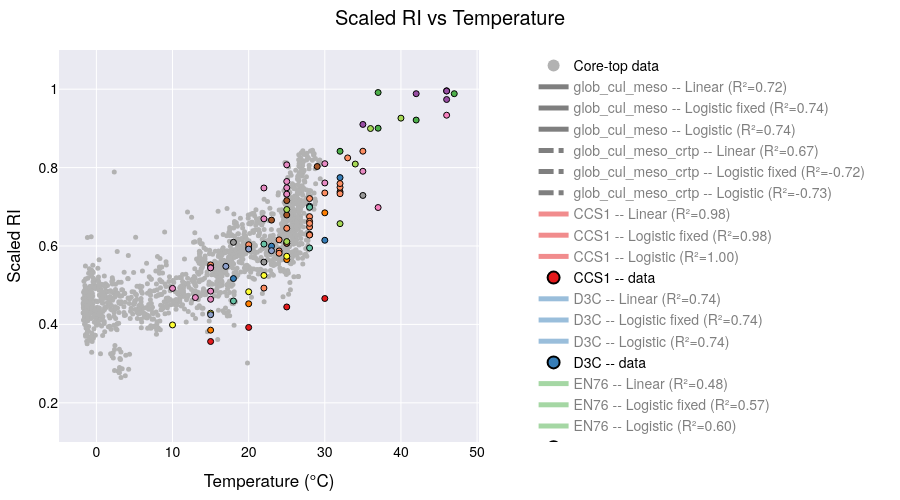

This figure's notebook cell:
### Code cell
# ─── prepare sample points ────────────────────────────────────────────────────
xx = np.linspace(-4, 50, 200)

# ─── filter & group your data ──────────────────────────────────────────────────
plot_data = culture_meso_df[culture_meso_df['Temperature'] < 50]
min_count = 2
groups = [g for g, df in plot_data.groupby('Strains_edited') if len(df) >= min_count]

# ─── build the figure with one trace per strain per model ─────────────────────
fig = go.Figure()

fig.add_trace(go.Scatter(
    x=coretop_df['t_sf2tc_avg'],
    y=coretop_df['scaledRI_median'],
    mode='markers',
    marker=dict(color='rgba(178,178,178,1.000)', size=5),
    name='Core-top data',
    showlegend=True   # you can allow toggling it via legend if you like
))
core_idx = 0  # index of this core-top trace

# ─── add global fits ────────────────────────────────────────────────
X_all = plot_data['Temperature'].values.reshape(-1,1)
y_all = plot_data['scaledRI'].values

# -- Linear fit --
ols_all = LinearRegression().fit(X_all, y_all)
y_lin_all = ols_all.predict(xx.reshape(-1,1))


# -- Logistic fixed upper --
p0f = [25, 0.1, 0.1]
bf = (0, [50,1,1])
popt_f_all, _ = curve_fit(logistic_fixed_upper, plot_data['Temperature'], plot_data['scaledRI'], p0=p0f, bounds=bf)
y_logif_all = logistic_fixed_upper(xx, *popt_f_all)
r2_logif_all = 1 - np.var(plot_data['scaledRI'] - logistic_fixed_upper(plot_data['Temperature'], *popt_f_all)) / np.var(plot_data['scaledRI'])

# -- Full logistic --
p0_all = [25,0.1,0.1,0.1]
bnd_all = (0, [50,1,1,1])
popt_all, _ = curve_fit(logistic, plot_data['Temperature'], plot_data['scaledRI'], p0=p0_all, bounds=bnd_all)
y_logi_all = logistic(xx, *popt_all)
r2_logi_all = 1 - np.var(plot_data['scaledRI'] - logistic(plot_data['Temperature'], *popt_all)) / np.var(plot_data['scaledRI'])

## add global fits to figure
for model, y, r2 in [
    ("Linear", y_lin_all, ols_all.score(X_all, y_all)),
    ("Logistic fixed", y_logif_all, r2_logif_all),
    ("Logistic", y_logi_all, r2_logi_all)
]:
    fig.add_trace(go.Scatter(
        x=xx, y=y,
        mode='lines',
        name=f"glob_cul_meso -- {model} (R²={r2:.2f})",
        visible=True
    ))

### add X_all and y_all with coretop data and fit the glob_cul_meso_crtp
X_all_full = np.concatenate((coretop_df['t_sf2tc_avg'].values.reshape(-1,1), plot_data['Temperature'].values.reshape(-1,1)))
y_all_full = np.concatenate((coretop_df['scaledRI_median'].values, plot_data['scaledRI'].values))

# -- Linear fit --
ols_all_full = LinearRegression().fit(X_all_full, y_all_full)
y_lin_all_full = ols_all_full.predict(xx.reshape(-1,1))
# -- Logistic fixed upper --
p0f_full = [25, 0.1, 0.1]
bf_full = (0, [50,1,1])
popt_f_all_full, _ = curve_fit(logistic_fixed_upper, np.squeeze(X_all_full), y_all_full, p0=p0f_full, bounds=bf_full)
y_logif_all_full = logistic_fixed_upper(xx, *popt_f_all_full)
r2_logif_all_full = 1 - np.var(y_all_full - logistic_fixed_upper(X_all_full, *popt_f_all_full)) / np.var(y_all_full)
# -- Full logistic --
p0_all_full = [25,0.1,0.1,0.1]
bnd_all_full = (0, [50,1,1,1])
popt_all_full, _ = curve_fit(logistic, np.squeeze(X_all_full), y_all_full, p0=p0_all_full, bounds=bnd_all_full)
y_logi_all_full = logistic(xx, *popt_all_full)
r2_logi_all_full = 1 - np.var(y_all_full - logistic(X_all_full, *popt_all_full)) / np.var(y_all_full)
## add global fits to figure
for model, y, r2 in [
    ("Linear", y_lin_all_full, ols_all_full.score(X_all_full, y_all_full)),
    ("Logistic fixed", y_logif_all_full, r2_logif_all_full),
    ("Logistic", y_logi_all_full, r2_logi_all_full)
]:
    fig.add_trace(go.Scatter(
        x=xx, y=y,
        mode='lines',
        name=f"glob_cul_meso_crtp -- {model} (R²={r2:.2f})",
        visible=True
    ))
    
# ─── add all your strain traces ───────────────────────────
for strain in groups:
    df = plot_data[plot_data['Strains_edited'] == strain]
    X = df['Temperature'].values.reshape(-1,1)
    y = df['scaledRI'].values
    
    # -- Linear fit --
    ols = LinearRegression().fit(X, y)
    y_lin = ols.predict(xx.reshape(-1,1))
    fig.add_trace(go.Scatter(
        x=xx, y=y_lin, 
        mode='lines',
        name=f"{strain} -- Linear (R²={ols.score(X,y):.2f})",
        visible=(strain == groups[0])  # only first strain visible initially
    ))
    
    # -- Logistic fixed upper --
    p0f = [25, 0.1, 0.1]
    bf = (0, [50,1,1])
    popt_f, _ = curve_fit(logistic_fixed_upper, df['Temperature'], df['scaledRI'], p0=p0f, bounds=bf)
    y_logf = logistic_fixed_upper(xx, *popt_f)
    r2_f = 1 - np.var(df['scaledRI'] - logistic_fixed_upper(df['Temperature'], *popt_f)) / np.var(df['scaledRI'])
    fig.add_trace(go.Scatter(
        x=xx, y=y_logf,
        mode='lines',
        name=f"{strain} -- Logistic fixed (R²={r2_f:.2f})",
        visible=False
    ))
    
    # -- Full logistic --
    p0 = [25,0.1,0.1,0.1]
    bnd = (0, [50,1,1,1])
    popt, _ = curve_fit(logistic, df['Temperature'], df['scaledRI'], p0=p0, bounds=bnd)
    y_log = logistic(xx, *popt)
    r2 = 1 - np.var(df['scaledRI'] - logistic(df['Temperature'], *popt)) / np.var(df['scaledRI'])
    fig.add_trace(go.Scatter(
        x=xx, y=y_log,
        mode='lines',
        name=f"{strain} -- Logistic (R²={r2:.2f})",
        visible=False
    ))
    
    # -- Always-on scatter of raw data --
    fig.add_trace(go.Scatter(
        x=df['Temperature'], y=df['scaledRI'],
        mode='markers',
        marker=dict(size=6, line=dict(width=1, color='black')),
        name=f"{strain} -- data",
        visible=True
    ))
# build a mapping strain → color
palette1 = px.colors.qualitative.Set1
palette2 = px.colors.qualitative.Set2

# make one long list
all_colors = palette1 + palette2

# then map strains in order
strain_colors = {
    strain: all_colors[i % len(all_colors)]
    for i, strain in enumerate(groups)
}

# now loop through all traces
for trace in fig.data:
    # The “cultures + mesocosm only” global fit
    if trace.name.startswith("glob_cul_meso --"):
        trace.update(line=dict(
            color="black",   # pick any CSS name or hex code
            dash="solid",        # “solid”, “dash”, “dot”, “dashdot”, etc
            width=4              # thicker line
        ))

    # The “cultures + mesocosm + coretop” global fit
    elif trace.name.startswith("glob_cul_meso_crtp --"):
        trace.update(line=dict(
            color="black",
            dash="dashdot",
            width=3
        ))
        
    # skip the core-top (and any other truly global or background traces)
    elif trace.name == "Core-top data":
        continue

    # split off the strain name (everything before the “ – ”)
    strain = trace.name.split(" -- ")[0]

    # pick a color: if it’s one of our strains, use its palette color;
    # otherwise (e.g. “Global”) fall back to black or whatever you like
    col = strain_colors.get(strain, "black")

    # apply to both marker & line
    trace.update(
        marker=dict(color=col),
        line=dict(color=col)
    )



# Hide all line traces (fits) by default, leave markers visible
for trace in fig.data:
    if "lines" in trace.mode:
        trace.visible = "legendonly"
    else:
        trace.visible = True

# # Make “raw data” the initial visibility state:
# for tr in fig.data:
#     if tr.name == "Core-top data" or tr.name.endswith("-- data"):
#         tr.visible = True
#     else:
#         tr.visible = False
        


# reposition the model‐dropdown as a vertical nav bar on the left
fig.update_layout(

    autosize=False,     # turn off responsive “fill the container”
    width=900,          # fixed pixel width
    height=500,         # fixed pixel height
    margin=dict(l=40, r=40, t=50, b=40),

    title="Scaled RI vs Temperature",
    xaxis_title="Temperature (°C)",
    yaxis_title="Scaled RI",
    
    yaxis=dict(
        range=[0.1, 1.1],
        autorange=False    # turn off auto‐scaling
    ),

    # put the legend also on the left, so users can click each strain on/off
    legend=dict(
        traceorder="normal",
        orientation="v",
        x=1.13,      # just inside the left margin
        y=0.5,
        xanchor="left",
        yanchor="middle",
        itemsizing="constant"
    ),
    template='seaborn',
    font=dict(
        family="TeX Gyre Heros",
        size=14,
        color="black"
    ),
    
)

# lock X/Y so the units match (remove if you don’t want a 1:1 scale)
fig.update_xaxes(constrain='domain')            # keep the X‐axis from expanding

# set a default
# fig.update_layout(template="plotly_white")

fig.show()

# in your Python script / notebook:
fig.write_html(
  os.path.join(local_github_path, 'html_figures', 'scaledRI_vs_Temperature.html'),
  include_plotlyjs="cdn",   # pull Plotly.js from the CDN
  full_html=False           # only the <div>+<script>—no <html>/<body> wrapper
)

### Figure 1 — Plotly figure (JSON) as saved in the notebook; plotly's stock layout.template omitted (floating-point values rounded to 4 significant figures; data arrays with more than 128 entries replaced by an {"elided": "..."} marker saying what was removed)
{"data": [{"marker": {"color": "rgba(178,178,178,1.000)", "size": 5}, "mode": "markers", "name": "Core-top data", "showlegend": true, "type": "scatter", "visible": true, "x": {"elided": "1465 float values"}, "y": {"elided": "1465 float values"}}, {"line": {"color": "black", "dash": "solid", "width": 4}, "marker": {"color": "black"}, "mode": "lines", "name": "glob_cul_meso -- Linear (R²=0.72)", "type": "scatter", "visible": "legendonly", "x": {"elided": "200 float values"}, "y": {"elided": "200 float values"}}, {"line": {"color": "black", "dash": "solid", "width": 4}, "marker": {"color": "black"}, "mode": "lines", "name": "glob_cul_meso -- Logistic fixed (R²=0.74)", "type": "scatter", "visible": "legendonly", "x": {"elided": "200 float values"}, "y": {"elided": "200 float values"}}, {"line": {"color": "black", "dash": "solid", "width": 4}, "marker": {"color": "black"}, "mode": "lines", "name": "glob_cul_meso -- Logistic (R²=0.74)", "type": "scatter", "visible": "legendonly", "x": {"elided": "200 float values"}, "y": {"elided": "200 float values"}}, {"line": {"color": "black", "dash": "dashdot", "width": 3}, "marker": {"color": "black"}, "mode": "lines", "name": "glob_cul_meso_crtp -- Linear (R²=0.67)", "type": "scatter", "visible": "legendonly", "x": {"elided": "200 float values"}, "y": {"elided": "200 float values"}}, {"line": {"color": "black", "dash": "dashdot", "width": 3}, "marker": {"color": "black"}, "mode": "lines", "name": "glob_cul_meso_crtp -- Logistic fixed (R²=-0.72)", "type": "scatter", "visible": "legendonly", "x": {"elided": "200 float values"}, "y": {"elided": "200 float values"}}, {"line": {"color": "black", "dash": "dashdot", "width": 3}, "marker": {"color": "black"}, "mode": "lines", "name": "glob_cul_meso_crtp -- Logistic (R²=-0.73)", "type": "scatter", "visible": "legendonly", "x": {"elided": "200 float values"}, "y": {"elided": "200 float values"}}, {"line": {"color": "rgb(228,26,28)"}, "marker": {"color": "rgb(228,26,28)"}, "mode": "lines", "name": "CCS1 -- Linear (R²=0.98)", "type": "scatter", "visible": "legendonly", "x": {"elided": "200 float values"}, "y": {"elided": "200 float values"}}, {"line": {"color": "rgb(228,26,28)"}, "marker": {"color": "rgb(228,26,28)"}, "mode": "lines", "name": "CCS1 -- Logistic fixed (R²=0.98)", "type": "scatter", "visible": "legendonly", "x": {"elided": "200 float values"}, "y": {"elided": "200 float values"}}, {"line": {"color": "rgb(228,26,28)"}, "marker": {"color": "rgb(228,26,28)"}, "mode": "lines", "name": "CCS1 -- Logistic (R²=1.00)", "type": "scatter", "visible": "legendonly", "x": {"elided": "200 float values"}, "y": {"elided": "200 float values"}}, {"line": {"color": "rgb(228,26,28)"}, "marker": {"color": "rgb(228,26,28)", "line": {"color": "black", "width": 1}, "size": 6}, "mode": "markers", "name": "CCS1 -- data", "type": "scatter", "visible": true, "x": [15, 20, 25, 30], "y": [0.3564, 0.3923, 0.4445, 0.4661]}, {"line": {"color": "rgb(55,126,184)"}, "marker": {"color": "rgb(55,126,184)"}, "mode": "lines", "name": "D3C -- Linear (R²=0.74)", "type": "scatter", "visible": "legendonly", "x": {"elided": "200 float values"}, "y": {"elided": "200 float values"}}, {"line": {"color": "rgb(55,126,184)"}, "marker": {"color": "rgb(55,126,184)"}, "mode": "lines", "name": "D3C -- Logistic fixed (R²=0.74)", "type": "scatter", "visible": "legendonly", "x": {"elided": "200 float values"}, "y": {"elided": "200 float values"}}, {"line": {"color": "rgb(55,126,184)"}, "marker": {"color": "rgb(55,126,184)"}, "mode": "lines", "name": "D3C -- Logistic (R²=0.74)", "type": "scatter", "visible": "legendonly", "x": {"elided": "200 float values"}, "y": {"elided": "200 float values"}}, {"line": {"color": "rgb(55,126,184)"}, "marker": {"color": "rgb(55,126,184)", "line": {"color": "black", "width": 1}, "size": 6}, "mode": "markers", "name": "D3C -- data", "type": "scatter", "visible": true, "x": [30, 18, 23, 28, 32], "y": [0.6146, 0.517, 0.5995, 0.7015, 0.7745]}, {"line": {"color": "rgb(77,175,74)"}, "marker": {"color": "rgb(77,175,74)"}, "mode": "lines", "name": "EN76 -- Linear (R²=0.48)", "type": "scatter", "visible": "legendonly", "x": {"elided": "200 float values"}, "y": {"elided": "200 float values"}}, {"line": {"color": "rgb(77,175,74)"}, "marker": {"color": "rgb(77,175,74)"}, "mode": "lines", "name": "EN76 -- Logistic fixed (R²=0.57)", "type": "scatter", "visible": "legendonly", "x": {"elided": "200 float values"}, "y": {"elided": "200 float values"}}, {"line": {"color": "rgb(77,175,74)"}, "marker": {"color": "rgb(77,175,74)"}, "mode": "lines", "name": "EN76 -- Logistic (R²=0.60)", "type": "scatter", "visible": "legendonly", "x": {"elided": "200 float values"}, "y": {"elided": "200 float values"}}, {"line": {"color": "rgb(77,175,74)"}, "marker": {"color": "rgb(77,175,74)", "line": {"color": "black", "width": 1}, "size": 6}, "mode": "markers", "name": "EN76 -- data", "type": "scatter", "visible": true, "x": [37, 32, 37, 42, 47], "y": [0.9915, 0.8416, 0.9005, 0.9212, 0.9886]}, {"line": {"color": "rgb(152,78,163)"}, "marker": {"color": "rgb(152,78,163)"}, "mode": "lines", "name": "Ga9.2 -- Linear (R²=0.81)", "type": "scatter", "visible": "legendonly", "x": {"elided": "200 float values"}, "y": {"elided": "200 float values"}}, {"line": {"color": "rgb(152,78,163)"}, "marker": {"color": "rgb(152,78,163)"}, "mode": "lines", "name": "Ga9.2 -- Logistic fixed (R²=0.92)", "type": "scatter", "visible": "legendonly", "x": {"elided": "200 float values"}, "y": {"elided": "200 float values"}}, {"line": {"color": "rgb(152,78,163)"}, "marker": {"color": "rgb(152,78,163)"}, "mode": "lines", "name": "Ga9.2 -- Logistic (R²=0.94)", "type": "scatter", "visible": "legendonly", "x": {"elided": "200 float values"}, "y": {"elided": "200 float values"}}, {"line": {"color": "rgb(152,78,163)"}, "marker": {"color": "rgb(152,78,163)", "line": {"color": "black", "width": 1}, "size": 6}, "mode": "markers", "name": "Ga9.2 -- data", "type": "scatter", "visible": true, "x": [35, 46, 46, 42, 46], "y": [0.9102, 0.9737, 0.996, 0.9885, 0.9952]}, {"line": {"color": "rgb(255,127,0)"}, "marker": {"color": "rgb(255,127,0)"}, "mode": "lines", "name": "HCA1 -- Linear (R²=0.99)", "type": "scatter", "visible": "legendonly", "x": {"elided": "200 float values"}, "y": {"elided": "200 float values"}}, {"line": {"color": "rgb(255,127,0)"}, "marker": {"color": "rgb(255,127,0)"}, "mode": "lines", "name": "HCA1 -- Logistic fixed (R²=1.00)", "type": "scatter", "visible": "legendonly", "x": {"elided": "200 float values"}, "y": {"elided": "200 float values"}}, {"line": {"color": "rgb(255,127,0)"}, "marker": {"color": "rgb(255,127,0)"}, "mode": "lines", "name": "HCA1 -- Logistic (R²=1.00)", "type": "scatter", "visible": "legendonly", "x": {"elided": "200 float values"}, "y": {"elided": "200 float values"}}, {"line": {"color": "rgb(255,127,0)"}, "marker": {"color": "rgb(255,127,0)", "line": {"color": "black", "width": 1}, "size": 6}, "mode": "markers", "name": "HCA1 -- data", "type": "scatter", "visible": true, "x": [15, 20, 25, 30], "y": [0.3853, 0.4526, 0.5653, 0.6846]}, {"line": {"color": "rgb(255,255,51)"}, "marker": {"color": "rgb(255,255,51)"}, "mode": "lines", "name": "HCE1 -- Linear (R²=0.95)", "type": "scatter", "visible": "legendonly", "x": {"elided": "200 float values"}, "y": {"elided": "200 float values"}}, {"line": {"color": "rgb(255,255,51)"}, "marker": {"color": "rgb(255,255,51)"}, "mode": "lines", "name": "HCE1 -- Logistic fixed (R²=1.00)", "type": "scatter", "visible": "legendonly", "x": {"elided": "200 float values"}, "y": {"elided": "200 float values"}}, {"line": {"color": "rgb(255,255,51)"}, "marker": {"color": "rgb(255,255,51)"}, "mode": "lines", "name": "HCE1 -- Logistic (R²=1.00)", "type": "scatter", "visible": "legendonly", "x": {"elided": "200 float values"}, "y": {"elided": "200 float values"}}, {"line": {"color": "rgb(255,255,51)"}, "marker": {"color": "rgb(255,255,51)", "line": {"color": "black", "width": 1}, "size": 6}, "mode": "markers", "name": "HCE1 -- data", "type": "scatter", "visible": true, "x": [10, 15, 20, 22, 25], "y": [0.3986, 0.4287, 0.4833, 0.5249, 0.5738]}, {"line": {"color": "rgb(166,86,40)"}, "marker": {"color": "rgb(166,86,40)"}, "mode": "lines", "name": "MY1T -- Linear (R²=0.59)", "type": "scatter", "visible": "legendonly", "x": {"elided": "200 float values"}, "y": {"elided": "200 float values"}}, {"line": {"color": "rgb(166,86,40)"}, "marker": {"color": "rgb(166,86,40)"}, "mode": "lines", "name": "MY1T -- Logistic fixed (R²=0.61)", "type": "scatter", "visible": "legendonly", "x": {"elided": "200 float values"}, "y": {"elided": "200 float values"}}, {"line": {"color": "rgb(166,86,40)"}, "marker": {"color": "rgb(166,86,40)"}, "mode": "lines", "name": "MY1T -- Logistic (R²=0.67)", "type": "scatter", "visible": "legendonly", "x": {"elided": "200 float values"}, "y": {"elided": "200 float values"}}, {"line": {"color": "rgb(166,86,40)"}, "marker": {"color": "rgb(166,86,40)", "line": {"color": "black", "width": 1}, "size": 6}, "mode": "markers", "name": "MY1T -- data", "type": "scatter", "visible": true, "x": [25, 25, 20, 23, 25, 29, 32], "y": [0.6068, 0.6791, 0.5948, 0.6661, 0.7158, 0.8028, 0.7381]}, {"line": {"color": "rgb(247,129,191)"}, "marker": {"color": "rgb(247,129,191)"}, "mode": "lines", "name": "N4 -- Linear (R²=1.00)", "type": "scatter", "visible": "legendonly", "x": {"elided": "200 float values"}, "y": {"elided": "200 float values"}}, {"line": {"color": "rgb(247,129,191)"}, "marker": {"color": "rgb(247,129,191)"}, "mode": "lines", "name": "N4 -- Logistic fixed (R²=1.00)", "type": "scatter", "visible": "legendonly", "x": {"elided": "200 float values"}, "y": {"elided": "200 float values"}}, {"line": {"color": "rgb(247,129,191)"}, "marker": {"color": "rgb(247,129,191)"}, "mode": "lines", "name": "N4 -- Logistic (R²=1.00)", "type": "scatter", "visible": "legendonly", "x": {"elided": "200 float values"}, "y": {"elided": "200 float values"}}, {"line": {"color": "rgb(247,129,191)"}, "marker": {"color": "rgb(247,129,191)", "line": {"color": "black", "width": 1}, "size": 6}, "mode": "markers", "name": "N4 -- data", "type": "scatter", "visible": true, "x": [37, 46], "y": [0.6981, 0.9337]}, {"line": {"color": "rgb(153,153,153)"}, "marker": {"color": "rgb(153,153,153)"}, "mode": "lines", "name": "NAOA2 -- Linear (R²=0.69)", "type": "scatter", "visible": "legendonly", "x": {"elided": "200 float values"}, "y": {"elided": "200 float values"}}, {"line": {"color": "rgb(153,153,153)"}, "marker": {"color": "rgb(153,153,153)"}, "mode": "lines", "name": "NAOA2 -- Logistic fixed (R²=0.88)", "type": "scatter", "visible": "legendonly", "x": {"elided": "200 float values"}, "y": {"elided": "200 float values"}}, {"line": {"color": "rgb(153,153,153)"}, "marker": {"color": "rgb(153,153,153)"}, "mode": "lines", "name": "NAOA2 -- Logistic (R²=0.92)", "type": "scatter", "visible": "legendonly", "x": {"elided": "200 float values"}, "y": {"elided": "200 float values"}}, {"line": {"color": "rgb(153,153,153)"}, "marker": {"color": "rgb(153,153,153)", "line": {"color": "black", "width": 1}, "size": 6}, "mode": "markers", "name": "NAOA2 -- data", "type": "scatter", "visible": true, "x": [18, 22, 28, 35, 28], "y": [0.6094, 0.5589, 0.6294, 0.7289, 0.6288]}, {"line": {"color": "rgb(102,194,165)"}, "marker": {"color": "rgb(102,194,165)"}, "mode": "lines", "name": "NAOA6 -- Linear (R²=0.70)", "type": "scatter", "visible": "legendonly", "x": {"elided": "200 float values"}, "y": {"elided": "200 float values"}}, {"line": {"color": "rgb(102,194,165)"}, "marker": {"color": "rgb(102,194,165)"}, "mode": "lines", "name": "NAOA6 -- Logistic fixed (R²=0.70)", "type": "scatter", "visible": "legendonly", "x": {"elided": "200 float values"}, "y": {"elided": "200 float values"}}, {"line": {"color": "rgb(102,194,165)"}, "marker": {"color": "rgb(102,194,165)"}, "mode": "lines", "name": "NAOA6 -- Logistic (R²=0.81)", "type": "scatter", "visible": "legendonly", "x": {"elided": "200 float values"}, "y": {"elided": "200 float values"}}, {"line": {"color": "rgb(102,194,165)"}, "marker": {"color": "rgb(102,194,165)", "line": {"color": "black", "width": 1}, "size": 6}, "mode": "markers", "name": "NAOA6 -- data", "type": "scatter", "visible": true, "x": [18, 22, 28, 28], "y": [0.4598, 0.6049, 0.6988, 0.595]}, {"line": {"color": "rgb(252,141,98)"}, "marker": {"color": "rgb(252,141,98)"}, "mode": "lines", "name": "SCM1 -- Linear (R²=0.78)", "type": "scatter", "visible": "legendonly", "x": {"elided": "200 float values"}, "y": {"elided": "200 float values"}}, {"line": {"color": "rgb(252,141,98)"}, "marker": {"color": "rgb(252,141,98)"}, "mode": "lines", "name": "SCM1 -- Logistic fixed (R²=0.88)", "type": "scatter", "visible": "legendonly", "x": {"elided": "200 float values"}, "y": {"elided": "200 float values"}}, {"line": {"color": "rgb(252,141,98)"}, "marker": {"color": "rgb(252,141,98)"}, "mode": "lines", "name": "SCM1 -- Logistic (R²=0.88)", "type": "scatter", "visible": "legendonly", "x": {"elided": "200 float values"}, "y": {"elided": "200 float values"}}, {"line": {"color": "rgb(252,141,98)"}, "marker": {"color": "rgb(252,141,98)", "line": {"color": "black", "width": 1}, "size": 6}, "mode": "markers", "name": "SCM1 -- data", "type": "scatter", "visible": true, "x": [22, 25, 28, 28, 15, 20, 25, 30, 33, 35, 28, 24, 24, 24, 28, 28, 28, 32, 32, 32], "y": [0.4926, 0.6071, 0.6279, 0.6484, 0.5518, 0.6032, 0.6452, 0.7353, 0.8248, 0.8418, 0.721, 0.5875, 0.6157, 0.5815, 0.6749, 0.6629, 0.6577, 0.7496, 0.7593, 0.7333]}, {"line": {"color": "rgb(141,160,203)"}, "marker": {"color": "rgb(141,160,203)"}, "mode": "lines", "name": "SPOT1 -- Linear (R²=0.70)", "type": "scatter", "visible": "legendonly", "x": {"elided": "200 float values"}, "y": {"elided": "200 float values"}}, {"line": {"color": "rgb(141,160,203)"}, "marker": {"color": "rgb(141,160,203)"}, "mode": "lines", "name": "SPOT1 -- Logistic fixed (R²=0.71)", "type": "scatter", "visible": "legendonly", "x": {"elided": "200 float values"}, "y": {"elided": "200 float values"}}, {"line": {"color": "rgb(141,160,203)"}, "marker": {"color": "rgb(141,160,203)"}, "mode": "lines", "name": "SPOT1 -- Logistic (R²=1.00)", "type": "scatter", "visible": "legendonly", "x": {"elided": "200 float values"}, "y": {"elided": "200 float values"}}, {"line": {"color": "rgb(141,160,203)"}, "marker": {"color": "rgb(141,160,203)", "line": {"color": "black", "width": 1}, "size": 6}, "mode": "markers", "name": "SPOT1 -- data", "type": "scatter", "visible": true, "x": [15, 17, 20, 23], "y": [0.4247, 0.5481, 0.5921, 0.588]}, {"line": {"color": "rgb(231,138,195)"}, "marker": {"color": "rgb(231,138,195)"}, "mode": "lines", "name": "mesocosm - North Sea -- Linear (R²=0.84)", "type": "scatter", "visible": "legendonly", "x": {"elided": "200 float values"}, "y": {"elided": "200 float values"}}, {"line": {"color": "rgb(231,138,195)"}, "marker": {"color": "rgb(231,138,195)"}, "mode": "lines", "name": "mesocosm - North Sea -- Logistic fixed (R²=0.88)", "type": "scatter", "visible": "legendonly", "x": {"elided": "200 float values"}, "y": {"elided": "200 float values"}}, {"line": {"color": "rgb(231,138,195)"}, "marker": {"color": "rgb(231,138,195)"}, "mode": "lines", "name": "mesocosm - North Sea -- Logistic (R²=0.95)", "type": "scatter", "visible": "legendonly", "x": {"elided": "200 float values"}, "y": {"elided": "200 float values"}}, {"line": {"color": "rgb(231,138,195)"}, "marker": {"color": "rgb(231,138,195)", "line": {"color": "black", "width": 1}, "size": 6}, "mode": "markers", "name": "mesocosm - North Sea -- data", "type": "scatter", "visible": true, "x": [10, 15, 15, 22, 25, 25, 30, 35, 13, 15, 15, 22, 25, 25, 30], "y": [0.4919, 0.4848, 0.4641, 0.748, 0.7646, 0.807, 0.7608, 0.7907, 0.4685, 0.5451, 0.5441, 0.6693, 0.7485, 0.7323, 0.8099]}, {"line": {"color": "rgb(166,216,84)"}, "marker": {"color": "rgb(166,216,84)"}, "mode": "lines", "name": "mesocosm - Seychelles -- Linear (R²=0.78)", "type": "scatter", "visible": "legendonly", "x": {"elided": "200 float values"}, "y": {"elided": "200 float values"}}, {"line": {"color": "rgb(166,216,84)"}, "marker": {"color": "rgb(166,216,84)"}, "mode": "lines", "name": "mesocosm - Seychelles -- Logistic fixed (R²=0.89)", "type": "scatter", "visible": "legendonly", "x": {"elided": "200 float values"}, "y": {"elided": "200 float values"}}, {"line": {"color": "rgb(166,216,84)"}, "marker": {"color": "rgb(166,216,84)"}, "mode": "lines", "name": "mesocosm - Seychelles -- Logistic (R²=0.95)", "type": "scatter", "visible": "legendonly", "x": {"elided": "200 float values"}, "y": {"elided": "200 float values"}}, {"line": {"color": "rgb(166,216,84)"}, "marker": {"color": "rgb(166,216,84)", "line": {"color": "black", "width": 1}, "size": 6}, "mode": "markers", "name": "mesocosm - Seychelles -- data", "type": "scatter", "visible": true, "x": [25, 25, 32, 34, 36, 40], "y": [0.6113, 0.6931, 0.657, 0.809, 0.8997, 0.9262]}], "layout": {"autosize": false, "font": {"color": "black", "family": "TeX Gyre Heros", "size": 14}, "height": 500, "legend": {"itemsizing": "constant", "orientation": "v", "traceorder": "normal", "x": 1.13, "xanchor": "left", "y": 0.5, "yanchor": "middle"}, "margin": {"b": 40, "l": 40, "r": 40, "t": 50}, "title": {"text": "Scaled RI vs Temperature"}, "width": 900, "xaxis": {"constrain": "domain", "title": {"text": "Temperature (°C)"}}, "yaxis": {"autorange": false, "range": [0.1, 1.1], "title": {"text": "Scaled RI"}}}}
